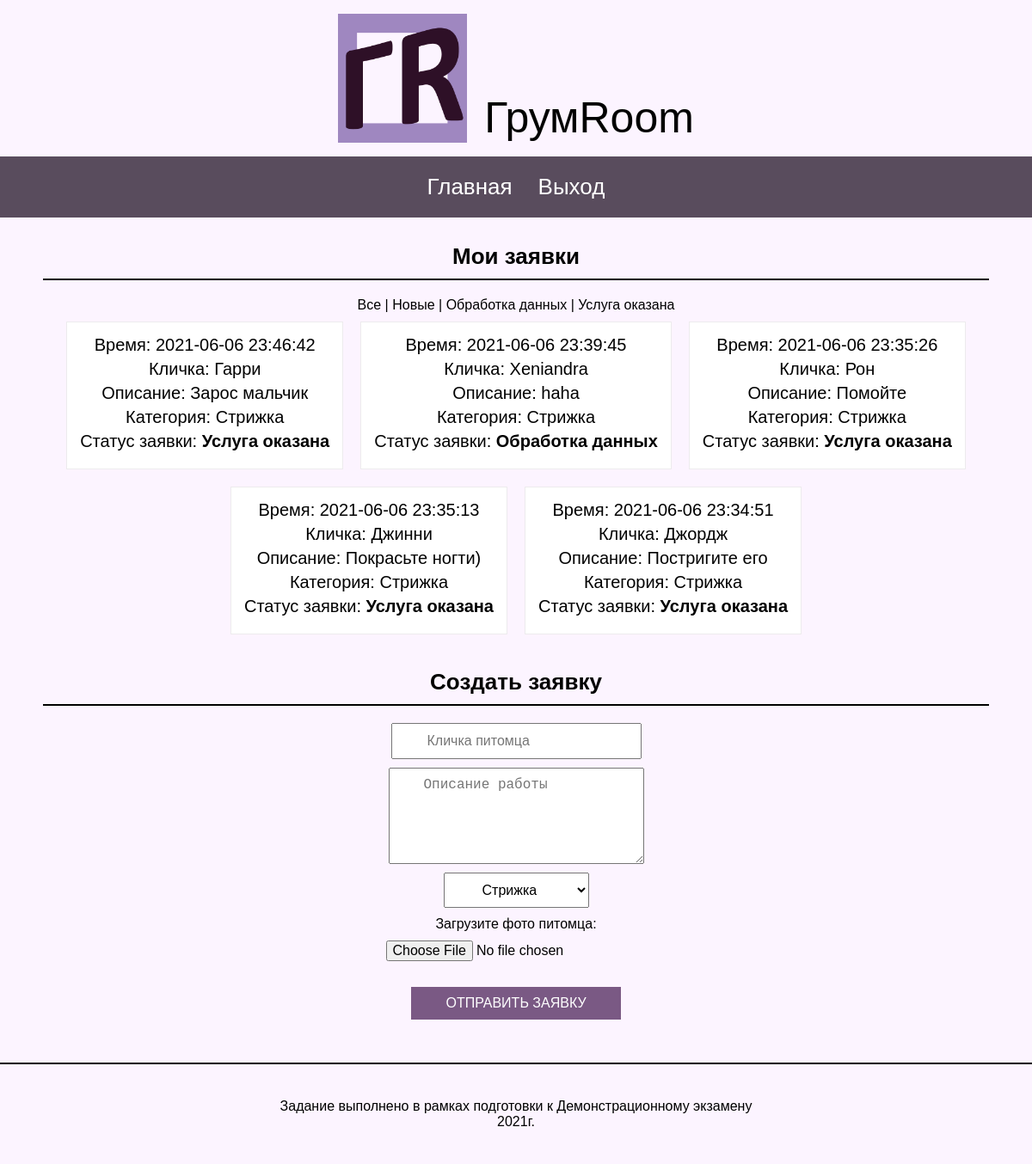
The page /user.php (signed in) on the database its author committed.
### tables this page shows
CREATE TABLE `applications` (
  `id_application` int NOT NULL,
  `id_user` int NOT NULL,
  `name_dog` varchar(255) NOT NULL,
  `description` text NOT NULL,
  `id_category` int NOT NULL,
  `photo_before` text NOT NULL,
  `photo_after` text,
  `status` varchar(255) NOT NULL,
  `time` datetime NOT NULL,
  `comment` varchar(255) DEFAULT NULL
);

CREATE TABLE `category` (
  `id_category` int NOT NULL,
  `category` varchar(255) NOT NULL
);

### user.php (the view, shortened to what this page needs)
<?php
    include ("backend\check_session.php");
    $queryCategories = mysqli_query($link, "SELECT `id_category`, `category` FROM `category`");
    $idUser = $_SESSION['id_user'];
    $queryApplicationsUser = mysqli_query($link, "SELECT `id_application`, `id_user`, `name_dog`, `description`, `id_category`, `status`, `time` FROM `applications` WHERE `id_user` = $idUser ORDER BY `time` DESC");
?>
<!DOCTYPE html>
<html lang="en">
<head>
    <link rel="stylesheet" href="css\style.css">
</head>
<body>
    <header>
        <div class="container-header flex">
            <img src="logo\logo_groom.png" alt="logo" class="logo">
            <p class="name">ГрумRoom</p>
        </div>
        <div class="menu flex">
            <a href="index.php" class="menu">Главная</a>
            <a href="backend\logout.php" class="menu">Выход</a>
        </div>
    </header>
    <main>
        <div class="container-main flex">
            <div class="heading flex">
                <h3 class="title">Мои заявки</h2>
            </div>
            <nav class="filtration">
                    <a onclick="fn_app_filtration ()" class="status">Все</a> |
                    <a onclick="fn_app_filtration ('Новая')" class="status">Новые</a> |
                    <a onclick="fn_app_filtration ('Обработка данных')" class="status">Обработка данных</a> |
                    <a onclick="fn_app_filtration ('Услуга оказана')" class="status">Услуга оказана</a>
                </nav>
            <div class="container-request flex">
<?php
while($app = mysqli_fetch_assoc($queryApplicationsUser)){
    $date = $app['time'];
    $name_dog = $app['name_dog'];
    $description = $app['description'];
    $status = $app['status'];
    $categories = mysqli_query($link, "SELECT `category` FROM `category` WHERE `id_category` = 1");
    $category = mysqli_fetch_assoc($categories);
    $categoryName = $category['category'];
?>
                <div class="request">
                    <p class="date">Время: <?=$date?></p>
                    <p class="name-dog">Кличка: <?=$name_dog?></p>
                    <p class="description">Описание: <?=$description?></p>
                    <p class="category">Категория: <?=$categoryName?></p>
                    <p class="status" id="status">Статус заявки: <b><?=$status?></b></p>
                </div>
<?
}
?>
            </div>
        </div>
        <div class="container-form flex">
            <div class="heading flex">
                    <h3 class="title" id="auth">Создать заявку</h2>
            </div>
            <div class="container-form flex">
                <form enctype="multipart/form-data" action="backend\add_application.php" method="POST" class="flex" id="add">
                    <input type="text" name="name" placeholder="Кличка питомца" required>
                    <textarea name="description" placeholder="Описание работы" required rows="5"></textarea>
                    <select name="category" id="">
<?php while($category = mysqli_fetch_assoc($queryCategories)){
    $idCategory = $category['id_category'];
    $nameCategory = $category['category'];
?>
                        <option value="<?=$idCategory?>"><?=$nameCategory?></option>
<? } ?>
                    </select>
                    <p>Загрузите фото питомца:</p>
                    <input type="file" name="image" id="" required>
                    <input type="submit" value="ОТПРАВИТЬ ЗАЯВКУ">
                </form>
            </div>
    </main>
    <footer>
        <p class="footer">Задание выполнено в рамках подготовки к Демонстрационному экзамену</p>
        <p class="year">2021г.</p>
    </footer>
</body>
</html>

### css/style.css (style rules this page uses)
* { padding: 0; margin: 0; box-sizing: border-box; }
body { font-family: Arial, sans-serif; background-color: #fcf4ff; }
a { color: black; cursor: pointer; text-decoration: none; }
h3, h2 { text-align: center; }
.flex { display: flex; justify-content: center; align-items: center; flex-wrap: wrap; }
header { background-color: #fcf4ff; }
.container-header { margin: 0 auto; max-width: 1120px; align-items: flex-end; padding: 16px 0px; }
img.logo { width: 150px; height: 150px; }
p.name { font-size: 50px; margin-left: 20px; }
.menu.flex { background-color: #594c5d; padding: 15px 0px; }
a.menu { padding: 5px 15px; color: rgb(255, 255, 255); font-size: 26px; }
.container-main { flex-direction: column; margin-top: 10px; max-width: 1100px; margin: 0 auto; }
.heading { flex-direction: column; margin: 20px auto; width: 100%; border-bottom: 2px solid black; }
h3.title { padding: 10px 0px; font-size: 26px; }
.request { margin: 10px; padding: 15px; text-align: center; background-color: white; border: 1px solid #594c5d1c; }
div.container-request p { margin-bottom: 5px; font-size: 20px; }
.container-form, .container-request { max-width: 1100px; margin: 0 auto; }
form.flex { flex-direction: column; }
form.flex input, form.flex select { margin-bottom: 10px; padding: 10px 40px; font-size: 16px; }
input[type="submit"] { background-color: #7a5984; border: none; color: white; margin-top: 10px; }
footer { padding: 40px 0; margin-top: 40px; border-top: 2px solid black; text-align: center; }
textarea { margin-bottom: 10px; padding: 10px 40px; font-size: 16px; }

### rows shown on the page
applications: time "2021-06-06 23:46:42", name_dog "Гарри", description "Зарос мальчик", id_category.category "Стрижка", status "Услуга оказана"
applications: time "2021-06-06 23:39:45", name_dog "Xeniandra", description "haha", id_category.category "Стрижка", status "Обработка данных"
applications: time "2021-06-06 23:35:26", name_dog "Рон", description "Помойте", category.category "Стрижка", status "Услуга оказана"
applications: time "2021-06-06 23:35:13", name_dog "Джинни", description "Покрасьте ногти)", category.category "Стрижка", status "Услуга оказана"
applications: time "2021-06-06 23:34:51", name_dog "Джордж", description "Постригите его", id_category.category "Стрижка", status "Услуга оказана"

### other values the page prints
form field category "Стрижка"
